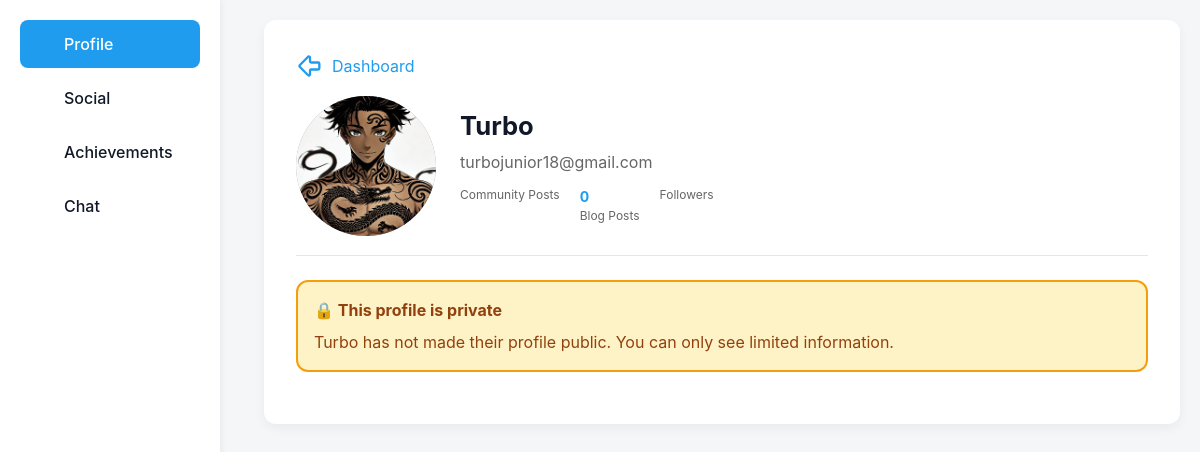
/accounts/user/5/public-profile/, run on the app's committed database.
### accounts/models.py (models this page shows, shortened)
class CustomUser(AbstractUser):
    bio = models.TextField(blank=True, null=True)
    avatar = models.ImageField(upload_to="avatars/", blank=True, null=True)
    color = models.CharField(max_length=20, default=random_color)
    is_verified = models.BooleanField(default=False)
    is_premium = models.BooleanField(default=False)
    is_email_verified = models.BooleanField(default=False)
    email_verification_code = models.CharField(max_length=6, blank=True, null=True)
    email_verification_attempts = models.IntegerField(default=0)
    email_verification_expires_at = models.DateTimeField(null=True, blank=True)
    social_youtube = models.URLField(max_length=255, blank=True, null=True)
    social_instagram = models.URLField(max_length=255, blank=True, null=True)
    social_tiktok = models.URLField(max_length=255, blank=True, null=True)
    social_twitch = models.URLField(max_length=255, blank=True, null=True)
    social_github = models.URLField(max_length=255, blank=True, null=True)
    public_profile = models.BooleanField(default=False)
    allow_public_socials = models.BooleanField(default=True)
    allow_dms = models.BooleanField(default=True)
    blocked_users = models.ManyToManyField(
        "self", symmetrical=False, related_name="blocked_by", blank=True
    )
    warning_count = models.IntegerField(default=0)
    suspended_until = models.DateTimeField(null=True, blank=True)
    phone_number = models.CharField(
        max_length=15,
        blank=True,
        null=True,
        validators=[
            RegexValidator(
                regex=r"^\+?\d{9,15}$",
                message="Phone number must be entered in the format: '+999999999'. Up to 15 digits allowed.",
            )
        ],
    )
    followers = models.ManyToManyField(
        "self", symmetrical=False, related_name="following", blank=True
    )
    saved_communities = models.ManyToManyField(
        "communities.Community", related_name="saved_by_users", blank=True
    )
    THEME_CHOICES = [("light", "Light"), ("dark", "Dark"), ("system", "System")]
    theme_preference = models.CharField(
        max_length=10, choices=THEME_CHOICES, default="light"
    )
    accent_color = models.CharField(max_length=9, default="#1f9cee")
    font_size = models.PositiveSmallIntegerField(default=14)

### accounts/views.py (the view, shortened to what this page needs)
def public_profile_view(request, user_id):
    target_user = get_object_or_404(User, id=user_id)
    current_user = request.user
    section = request.GET.get("section", "profile")  # default to profile
    check_and_award_badges(target_user)
    badge_context = get_user_badge_context(target_user)
    if not target_user.public_profile and (
        not current_user.is_authenticated or current_user.id != user_id
    ):
        form = ProfileUpdateForm(instance=target_user)
        return render(
            request,
            "accounts/account_dashboard.html",
            {
                "target_user": target_user,
                "viewing_other_user": True,
                "is_private": True,
                "section": section,
                "user": target_user,
                "form": form,
                "badge_cards": badge_context["cards"],
                "badge_earned_count": badge_context["earned_count"],
                "badge_total": badge_context["total"],
            },
        )

### accounts/badge_services.py (called while the page is built, shortened)
def _get_model(app_label, model_name):
    try:
        return apps.get_model(app_label, model_name)
    except LookupError:
        return None

def refresh_user_stats(user):
    if not user:
        return None
    Post = _get_model("blog", "Post")
    Game = _get_model("games", "Game")
    stats, _ = UserStats.objects.get_or_create(user=user)
    stats.games_created = Game.objects.filter(owner=user).count() if Game else 0
    stats.posts_created = Post.objects.filter(author=user).count() if Post else 0
    stats.followers = user.followers.count()
    if Post:
        stats.likes_received = (
            Post.objects.filter(author=user)
            .aggregate(likes=Count("likes"))
            .get("likes")
            or 0
        )
    else:
        stats.likes_received = 0
    stats.save()
    return stats

def check_and_award_badges(user):
    if not user:
        return []
    stats = refresh_user_stats(user)
    if not stats:
        return []
    earned = set(
        UserBadge.objects.filter(user=user).values_list("badge_id", flat=True)
    )
    awarded = []
    for badge in Badge.objects.exclude(id__in=earned):
        current_value = stats.get_stat(badge.requirement_type)
        if current_value >= badge.requirement_value:
            awarded.append(UserBadge.objects.create(user=user, badge=badge))
    return awarded

def get_user_badge_context(user):
    if not user:
        return {"cards": [], "earned_count": 0, "total": 0, "stats": None}
    stats = refresh_user_stats(user)
    earned_ids = set(
        UserBadge.objects.filter(user=user).values_list("badge_id", flat=True)
    )
    cards = []
    return {
        "cards": cards,
        "earned_count": len(earned_ids),
        "total": len(cards),
        "stats": stats,
    }

### accounts/templates/accounts/account_dashboard.html (shortened to what this page needs)
{% load static %}
<!DOCTYPE html>
<html lang="en">
<head>
<link rel="stylesheet" href="{% static 'style.css' %}">
<link href="https://cdnjs.cloudflare.com/ajax/libs/cropperjs/1.5.13/cropper.min.css" rel="stylesheet"/>
</head>
<body>
<div class="account-wrapper">
  <nav class="account-sidebar" aria-label="Account navigation">
    {% if not viewing_other_user %}
    <a href="{% url 'account_dashboard' %}?section=profile" class="{% if section == 'profile' %}active{% endif %}">
      <img src="{% static 'icons/user.svg' %}" width="18" alt=""> Profile
    </a>
    <a href="{% url 'account_dashboard' %}?section=memberships" class="{% if section == 'memberships' %}active{% endif %}">
      <img src="{% static 'icons/membership.svg' %}" width="18" alt=""> Memberships
    </a>
    <a href="{% url 'account_dashboard' %}?section=notifications" class="{% if section == 'notifications' %}active{% endif %}">
      <img src="{% static 'icons/bell.svg' %}" width="18" alt=""> Notifications
    </a>
    <a href="{% url 'account_dashboard' %}?section=social" class="{% if section == 'social' %}active{% endif %}">
      <img src="{% static 'icons/social.svg' %}" width="18" alt=""> Social
    </a>
    <a href="{% url 'account_dashboard' %}?section=achievements" class="{% if section == 'achievements' %}active{% endif %}">
      <img src="{% static 'icons/achievement.svg' %}" width="18" alt=""> Achievements
    </a>
    <a href="{% url 'account_dashboard' %}?section=settings" class="{% if section == 'settings' %}active{% endif %}">
      <img src="{% static 'icons/settings.svg' %}" width="18" alt=""> Settings
    </a>
    <a href="{% url 'appearance' %}" class="{% if section == 'appearance' %}active{% endif %}">
      <img src="{% static 'icons/palette.svg' %}" width="18" alt=""> Appearance
    </a>
    {% else %}
    <a href="{% url 'public_profile_view' user_id=user.id %}?section=profile" class="{% if section == 'profile' %}active{% endif %}">
      <img src="{% static 'icons/user.svg' %}" width="18" alt=""> Profile
    </a>
    <a href="{% url 'public_profile_view' user_id=user.id %}?section=social" class="{% if section == 'social' %}active{% endif %}">
      <img src="{% static 'icons/social.svg' %}" width="18" alt=""> Social
    </a>
    <a href="{% url 'public_profile_view' user_id=user.id %}?section=achievements" class="{% if section == 'achievements' %}active{% endif %}">
      <img src="{% static 'icons/achievement.svg' %}" width="18" alt=""> Achievements
    </a>
    <a href="{% url 'public_profile_view' user_id=user.id %}?section=chat" class="{% if section == 'chat' %}active{% endif %}">
      <img src="{% static 'icons/message.svg' %}" width="18" alt=""> Chat
    </a>
    {% endif %}
  </nav>
  <main class="account-main" role="main">
    {% if section == 'profile' %}
    <section class="account-section" aria-labelledby="profile-heading">
      <a href="{% url 'dashboard_home' %}" class="back-arrow" title="Back to Dashboard" aria-label="Back to dashboard">
        Dashboard
      </a>
      <div class="profile-header">
        <div class="profile-avatar" id="avatar-circle" title="Click to upload avatar">
          {% if user.avatar %}
            <img src="{{ user.avatar.url }}" alt="Avatar" id="avatar-img">
          {% else %}
            <div class="avatar-placeholder" id="avatar-placeholder" style="background: {{ user.color|default:'#999' }};">
              {{ user.username|slice:":2"|upper }}
            </div>
          {% endif %}
        </div>
        <div class="profile-details">
          <h2 id="profile-heading" style="display: flex; align-items: center; gap: 8px;">
            {{ user.username }}
          </h2>
          <p>{{ user.email }}</p>
          {% if viewing_other_user %}
          <div style="display: flex; gap: 20px; margin-top: 12px; font-size: 14px;">
            <div style="display: flex; flex-direction: column;">
              <span style="color: var(--muted); font-size: 12px;">Community Posts</span>
            </div>
            <div style="display: flex; flex-direction: column;">
              <span style="font-weight: bold; color: #1f9cee;">0</span>
              <span style="color: var(--muted); font-size: 12px;">Blog Posts</span>
            </div>
            <div style="display: flex; flex-direction: column;">
              <span style="color: var(--muted); font-size: 12px;">Followers</span>
            </div>
          </div>
          {% endif %}
        </div>
      </div>
        {% if is_private and viewing_other_user %}
          <div style="background: #fef3c7; border: 2px solid #f59e0b; padding: 16px; border-radius: 12px; margin-bottom: 20px; color: #92400e;">
            <strong>🔒 This profile is private</strong>
            <p style="margin: 8px 0 0 0;">{{ user.username }} has not made their profile public. You can only see limited information.</p>
          </div>
        {% endif %}
    </section>
    {% endif %}
  </main>
</div>
</body>
</html>

### static/style.css (style rules this page uses)
:root { --bg:#fefefe; --card:#ffffff; --text-dark:#0f172a; --text-muted:#6b7280; --primary:#1f9cee; --accent:#f5dfb1; --surface-1:#ffffff; --surface-2:#f5fafd; --shadow: rgba(0,0,0,0.08); --muted-border: rgba(15,23,42,0.04); }
html, body { height: 100%; margin: 0; font-family: 'Inter', sans-serif; line-height: 1.5; background-color: var(--bg); color: var(--text-dark); }
* { margin: 0; padding: 0; box-sizing: border-box; }
html[data-theme="light"] { --bg-primary: #ffffff; --bg-secondary: #f5f5f5; --bg-tertiary: #eeeeee; --text-primary: #1f2937; --text-secondary: #4b5563; --text-tertiary: #6b7280; --border-color: #e5e7eb; --accent-color: #1f9cee; --accent-light: #fec76f; --danger: #ef4444; }

### accounts/templates/accounts/account_dashboard.html (style rules this page uses)
:root { --bg: #f4f6f8; --text: #111827; --muted: #666; --primary: #1f9cee; --primary-dark: #2563eb; --card-bg: #fff; --shadow: rgba(0,0,0,0.05); --radius: 12px; }
html,body { height: 100%; margin: 0; padding: 0; font-family: 'Inter', system-ui, -apple-system, "Segoe UI", Roboto, "Helvetica Neue", Arial; background: var(--bg); color: var(--text); -webkit-font-smoothing:antialiased; -moz-osx-font-smoothing:grayscale; }
.account-wrapper { display: flex; min-height: 100vh; gap: 24px; }
.account-sidebar { width: 220px; background: var(--card-bg); box-shadow: 2px 0 6px var(--shadow); padding: 20px; display: flex; flex-direction: column; gap: 6px; }
.account-sidebar a { padding: 12px 14px; display: flex; align-items: center; gap: 12px; text-decoration: none; color: var(--text); border-radius: 8px; transition: background 0.18s, color 0.18s, transform 0.12s; font-weight: 500; }
.account-sidebar a.active, .account-sidebar a:hover.active, .account-sidebar a:hover { background: var(--primary); color: #fff; }
.account-main { flex: 1; padding: 20px; width: calc(100% - 220px); box-sizing: border-box; }
.account-section { background: var(--card-bg); padding: 2rem; border-radius: var(--radius); box-shadow: 0 4px 12px var(--shadow); max-width: 940px; margin: 0 auto 24px; }
.back-arrow { display: inline-flex; align-items: center; gap: 8px; color: var(--primary); text-decoration: none; margin-bottom: 1rem; transition: color 0.16s; }
.back-arrow svg { width: 28px; height: 28px; stroke: var(--primary); }
.profile-header { display: flex; align-items: center; gap: 1.5rem; border-bottom: 1px solid #e6e6e6; padding-bottom: 1.2rem; margin-bottom: 1.5rem; }
.profile-avatar { width: 140px; height: 140px; min-width: 140px; min-height: 140px; border-radius: 50%; overflow: hidden; display: flex; align-items: center; justify-content: center; cursor: pointer; background: #999; color: #fff; font-size: 2.1rem; user-select: none; }
.profile-avatar img { width: 100%; height: 100%; object-fit: cover; display: block; }
.profile-details h2 { margin: 0; font-size: 1.6rem; }
.profile-details p { margin: 0.25rem 0; color: var(--muted); }

### data on the page
CustomUser: avatar (picture), username "Turbo", email "turbojunior18@gmail.com"
